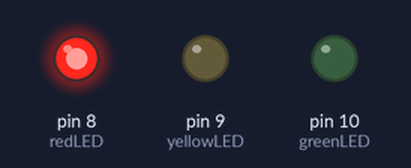
This sketch was run on a simulated Arduino Uno, built with avr-gcc and run on an emulated ATmega328P. Shown: output pins drawn as LEDs (lit = HIGH).

Above: at 5.0 s.
At 10.5 s:
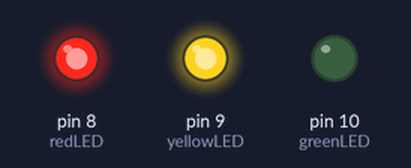
At 16.0 s:
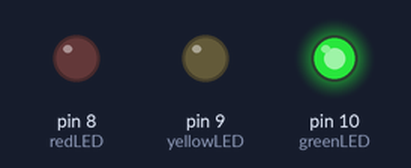
At 23.5 s:
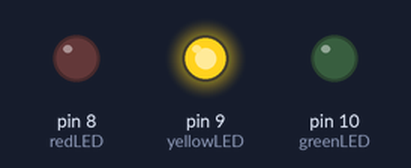
Timing chart, 0 to 33.8 s (numbered marks = the images above):
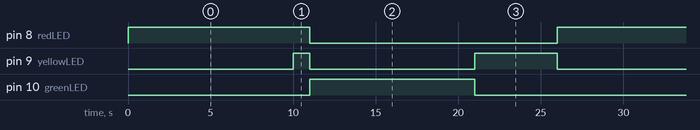

The sketch:

task1.ino
```cpp
const int redLED = 8;
const int yellowLED = 9;
const int greenLED = 10;

const unsigned long RED_TIME = 10000;
const unsigned long RED_YELLOW_TIME = 1000;
const unsigned long GREEN_TIME = 10000;
const unsigned long YELLOW_TIME = 5000;

enum State {
  RED,
  RED_YELLOW,
  GREEN,
  YELLOW
};

State currentState = RED;

void showState(State state) {
// Turn every light off before setting the new state
  digitalWrite(redLED, LOW);
  digitalWrite(yellowLED, LOW);
  digitalWrite(greenLED, LOW);

  switch (state) {
    case RED:
    digitalWrite(redLED, HIGH);
    break;

    case RED_YELLOW:
    digitalWrite(redLED, HIGH);
    digitalWrite(yellowLED, HIGH);
    break;

    case GREEN:
    digitalWrite(greenLED, HIGH);
    break;

    case YELLOW:
    digitalWrite(yellowLED, HIGH);
    break;
    }
}

void setup() {
pinMode(redLED, OUTPUT);
pinMode(yellowLED, OUTPUT);
pinMode(greenLED, OUTPUT);

showState(currentState);
}

void loop() {
  switch (currentState) {
    case RED:
    delay (RED_TIME);
    currentState = RED_YELLOW;
    break;

    case RED_YELLOW:
    delay(RED_YELLOW_TIME);
    currentState = GREEN;
    break;

    case GREEN:
    delay(GREEN_TIME);
    currentState = YELLOW;
    break;

    case YELLOW:
    delay(YELLOW_TIME);
    currentState = RED;
    break;

}
showState(currentState);

}
```

Measured:
- by itself, pin 8 (redLED): alternates HIGH for 11.0 s and LOW for 15.0 s
- by itself, pin 9 (yellowLED): repeats every 26.0 s: LOW 10.0 s, HIGH 5.0 s, LOW 10.0 s, HIGH 1.0 s
- by itself, pin 10 (greenLED): alternates HIGH for 10.0 s and LOW for 16.0 s
